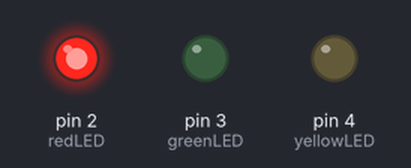
The sketch below on a simulated Arduino Uno, built with avr-gcc and run on an emulated ATmega328P. On the bench: output pins drawn as LEDs (lit = HIGH).

Above: at 2.5 s.
At 7.5 s:
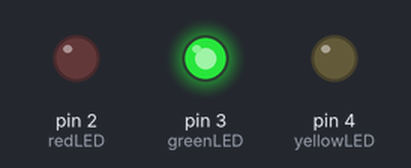
At 11.0 s:
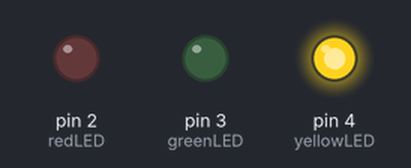
Timing chart, 0 to 15.6 s (numbered marks = the images above):
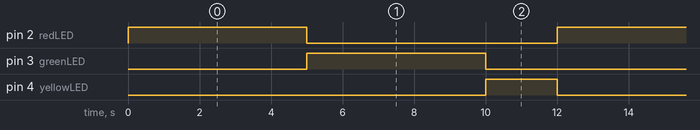

The sketch:

trafficLight.ino
```cpp
int redLED = 2;
int greenLED = 3;
int yellowLED = 4;

void setup() {
  pinMode(redLED, OUTPUT);
  pinMode(greenLED, OUTPUT);
  pinMode(yellowLED, OUTPUT);
}

void loop() {
  digitalWrite(redLED, HIGH);
  digitalWrite(greenLED, LOW);
  digitalWrite(yellowLED, LOW);
  delay(5000);

  digitalWrite(redLED, LOW);
  digitalWrite(greenLED, HIGH);
  digitalWrite(yellowLED, LOW);
  delay(5000);

  digitalWrite(redLED, LOW);
  digitalWrite(greenLED, LOW);
  digitalWrite(yellowLED, HIGH);
  delay(2000);
}
```

Measured:
- by itself, pin 2 (redLED), pin 3 (greenLED): alternates HIGH for 5.0 s and LOW for 7.0 s
- by itself, pin 4 (yellowLED): alternates HIGH for 2.0 s and LOW for 10.0 s
- by itself, everything shown: repeats every 12.0 s, in 3 steps
